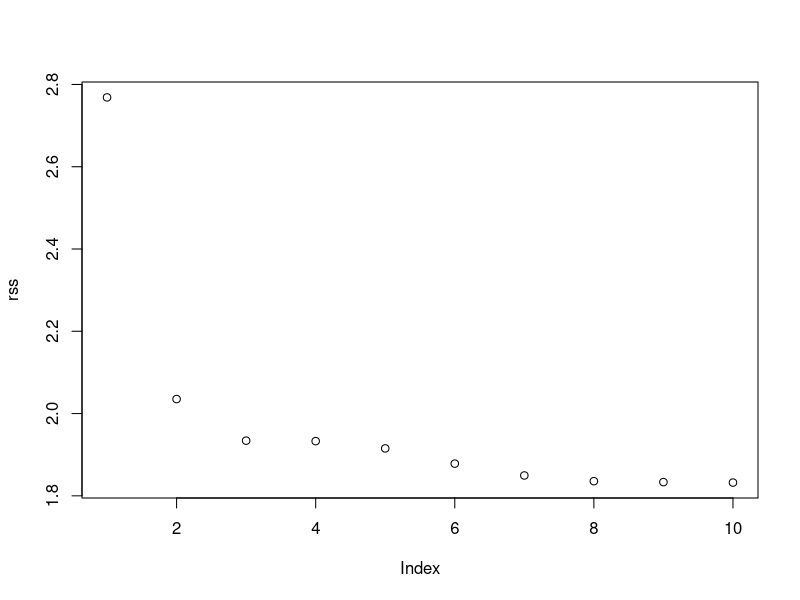
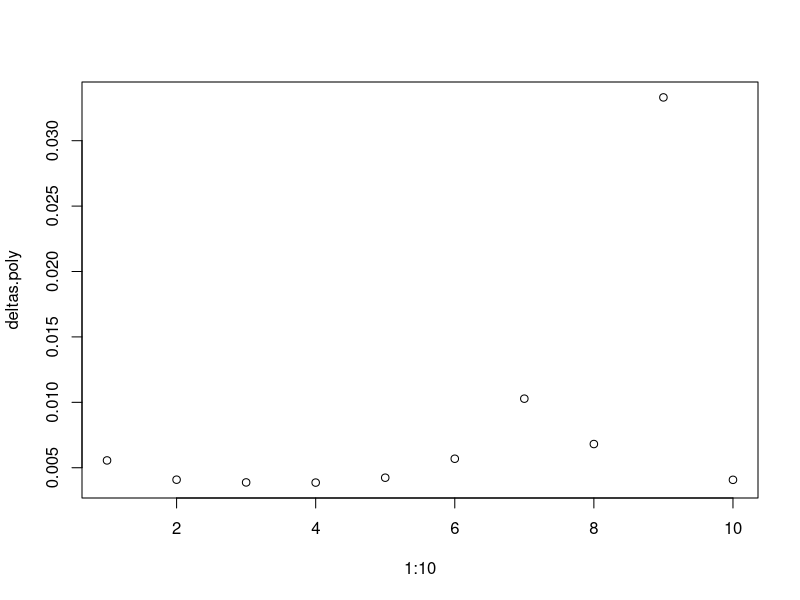

These figures' R source, in order:
library(MASS)
library(boot)

## 1
fit.poly <- glm(nox~poly(dis,3),data = Boston)

summary(fit.poly)
MC1 <- 3


## 2
rss <- vector()
for(i in 1:10){
  fit <- glm(nox~poly(dis,i),data = Boston)
  rss[i] <- sum((fit$residuals)^2)
}
plot(rss)

## 3
set.seed(1)
deltas.poly <- vector()
for(i in 1:10){
  fit <- glm(nox~poly(dis,i),data = Boston)
  deltas <- cv.glm(Boston, fit,K=10)
  deltas.poly[i] <- deltas$delta[1]
}
plot(1:10,deltas.poly)
d.min.poly <- 4